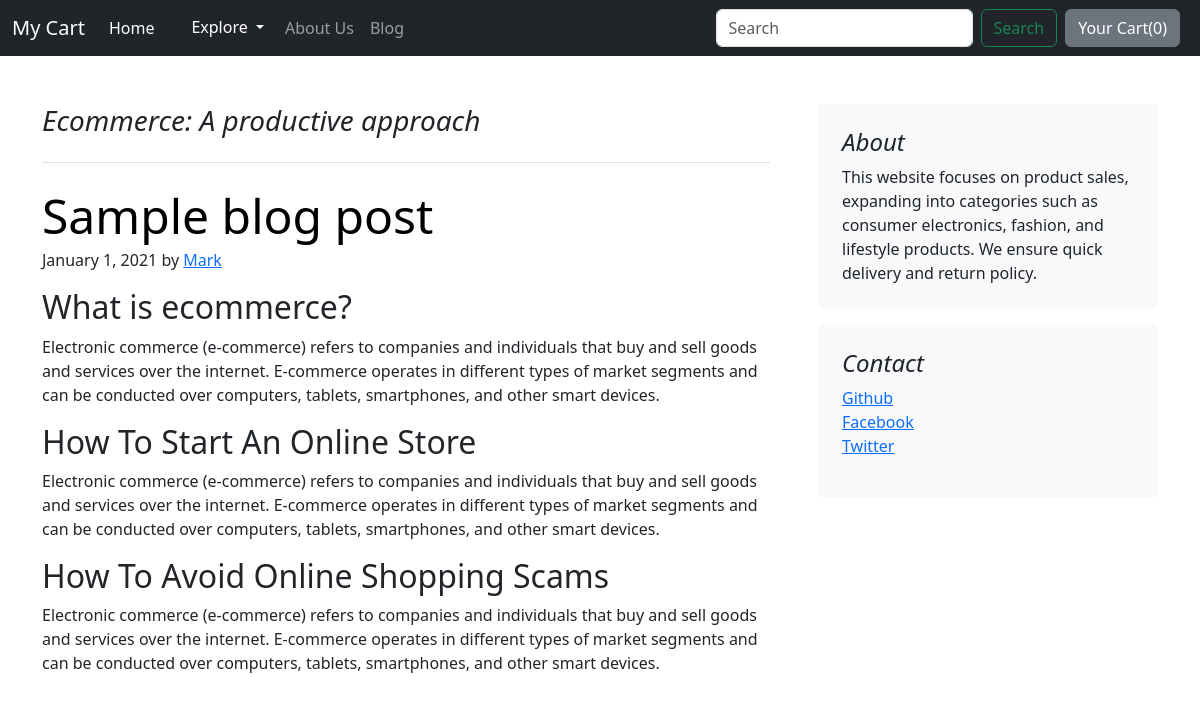
The page /blog/blogpost/1 on the database its author committed.
### blog/models.py (models this page shows)
class Blogpost(models.Model):
    post_id = models.AutoField(primary_key=True)
    title = models.CharField(max_length=50)
    head0 = models.CharField(max_length=500, default="")
    chead0 = models.CharField(max_length=5000, default="")
    head1 = models.CharField(max_length=500, default="")
    chead1 = models.CharField(max_length=5000, default="")
    head2 = models.CharField(max_length=500, default="")
    chead2 = models.CharField(max_length=5000, default="")
    pub_date = models.DateField()
    thumbnail = models.ImageField(upload_to='shop/images', default="")
    def __str__(self):
        return self.title

### blog/views.py (the view)
# urls.py: path("blogpost/<int:id>", views.blogpost, name="BlogPost"),
def blogpost(request,id):
    post = Blogpost.objects.filter(post_id = id)[0]
    print(post)
    return render(request, 'blog/blogpost.html',{'post':post})

### blog/templates/blog/blogpost.html (shortened to what this page needs)
{% extends 'blog/basic.html' %}
  {% block body %}
    <div class="container mt-5">
<div class="row g-5">
    <div class="col-md-8">
      <h3 class="pb-4 mb-4 fst-italic border-bottom">
        {{post.title}}
      </h3>
      <article class="blog-post">
        <h2 class="display-5 link-body-emphasis mb-1">Sample blog post</h2>
        <p class="blog-post-meta">January 1, 2021 by <a href="#">Mark</a></p>
        <h2>{{post.head0}}</h2>
        <p>{{post.chead0}}</p>
        <h2>{{post.head1}}</h2>
        <p>{{post.chead0}}</p>
       <h2>{{post.head2}}</h2>
        <p>{{post.chead0}}</p>
      </article>
    </div>
    <div class="col-md-4">
      <div class="position-sticky" style="top: 2rem;">
        <div class="p-4 mb-3 bg-body-tertiary rounded">
          <h4 class="fst-italic">About</h4>
          <p class="mb-0">This website focuses on product sales, expanding into categories such as consumer electronics, fashion, and lifestyle products.
            We ensure quick delivery and return policy.</p>
          </div>
            <div class="p-4 mb-3 bg-body-tertiary rounded">
                <h4 class="fst-italic">Contact</h4>
                <ol class="list-unstyled">
                  <li><a href="#">Github</a></li>
                  <li><a href="#">Facebook</a></li>
                  <li><a href="#">Twitter</a></li>
                </ol>
              </div>
      </div>
    </div>
  </div>
    </div>
{% endblock %}

### rows shown on the page
Blogpost: title "Ecommerce: A productive approach", head0 "What is ecommerce?", chead0 "Electronic commerce (e-commerce) refers to companies and individuals that buy and sell goods and services over the internet. E-commerce operates in different types of market segments and can be conducted over computers, tablets, smartphones, and other smart devices.", head1 "How To Start An Online Store", head2 "How To Avoid Online Shopping Scams"
